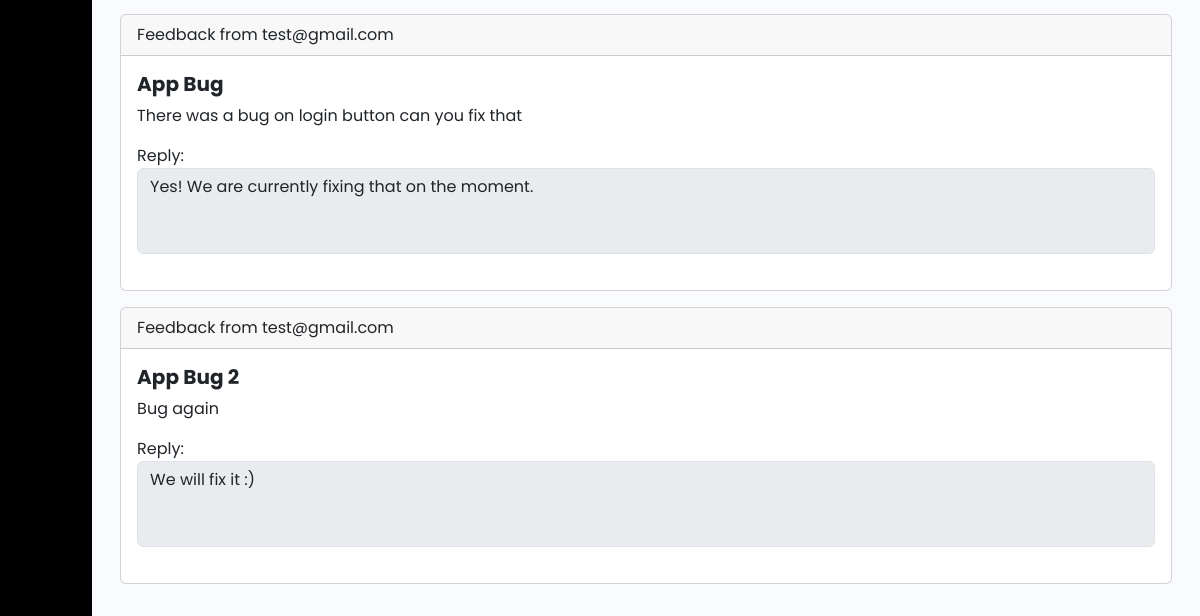
Page /CustomerFeedback.php (signed in, lower part) on the earlier database version.
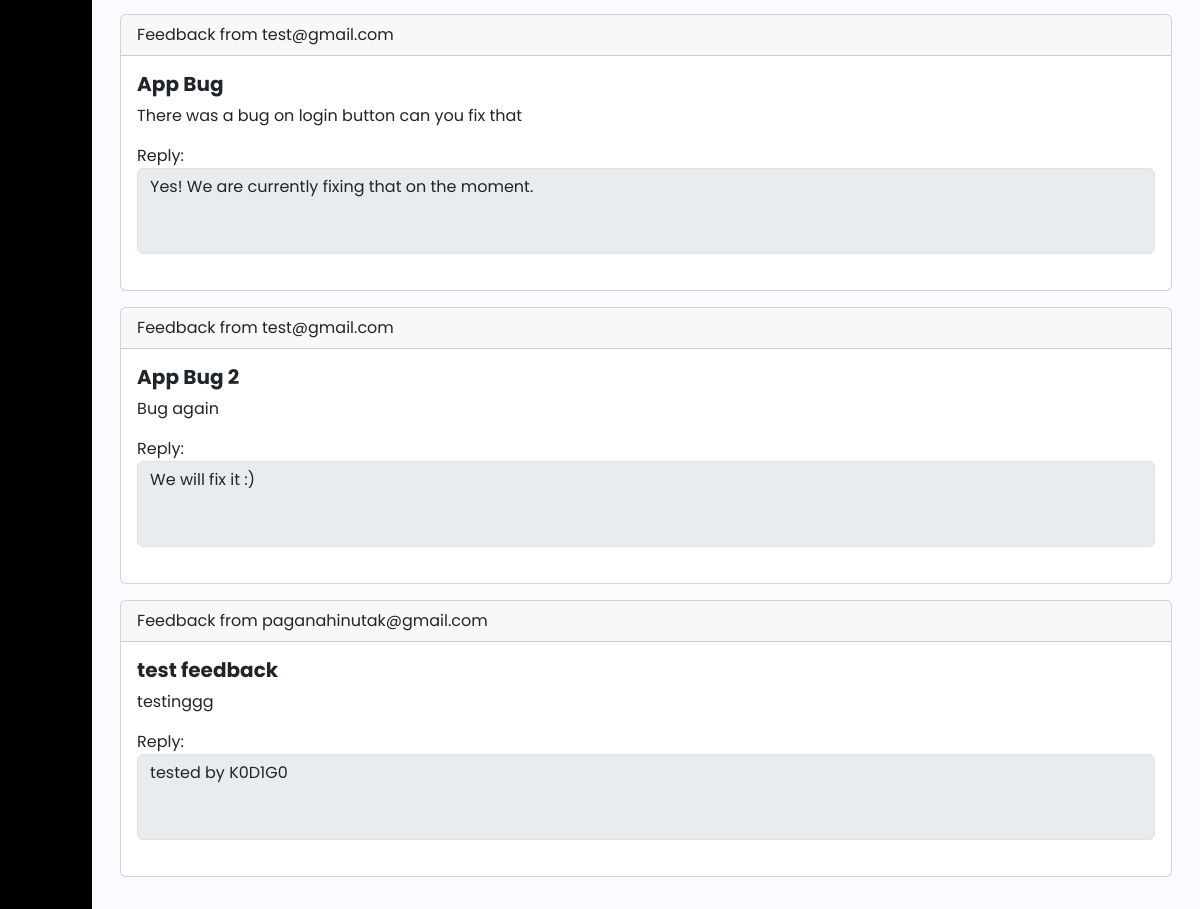
Same page on the later database version.
### tables this page shows
CREATE TABLE `customerfeedbacks` (
  `FeedbackID` int(11) NOT NULL,
  `Email` varchar(50) NOT NULL,
  `FeedbackTitle` varchar(50) NOT NULL,
  `FeedbackContent` varchar(500) NOT NULL,
  `reply` varchar(255) NOT NULL
);

### CustomerFeedback.php (the view, shortened to what this page needs)
<!DOCTYPE html>
<html lang="en">
<head>
    <link href="https://cdn.lineicons.com/4.0/lineicons.css" rel="stylesheet" />
    <link href="https://cdn.jsdelivr.net/npm/bootstrap@5.3.0-alpha3/dist/css/bootstrap.min.css" rel="stylesheet"
>
    <link rel="stylesheet" href="style.css">
</head>
<body>
    <div class="wrapper">
        <aside id="sidebar">
            <ul class="sidebar-nav">
            </ul>
            <div class="sidebar-footer">
                <a href="Customerlogin.php" class="sidebar-link" title="Logout">
                </a>
            </div>
        </aside>
        <div class="main p-3">
            <div class="container">
                <?php
                $conn = mysqli_connect('localhost', 'root', '', 'login_system');
                $sql = "SELECT * FROM customerfeedbacks WHERE reply != ''";
                $result = mysqli_query($conn, $sql);
                if (mysqli_num_rows($result) > 0) {
                    while ($row = mysqli_fetch_assoc($result)) {
                        ?>
                        <div class="card mb-3">
                            <div class="card-header">
                                Feedback from
                                <?php echo $row['Email']; ?>
                            </div>
                            <div class="card-body">
                                <h5 class="card-title"><strong>
                                        <?php echo $row['FeedbackTitle']; ?>
                                    </strong></h5>
                                <p class="card-text">
                                    <?php echo $row['FeedbackContent']; ?>
                                </p>
                                    <div class="form-group">
                                        <label for="reply">Reply:</label>
                                        <textarea class="form-control reply" id="reply" name="reply"
                                            rows="3" style="resize:none;" disabled><?php echo $row['reply']; ?></textarea>
                                    </div>
                            </div>
                        </div>
                        <?php
                    }
                } else {
                    echo "No feedbacks found.";
                }
                ?>
        </div>
    </div>
    </div>
</body>
</html>

Differences in the rows shown:
added customerfeedbacks: Email "paganahinutak@gmail.com", FeedbackTitle "test feedback", FeedbackContent "testinggg", reply "tested by K0D1G0"
